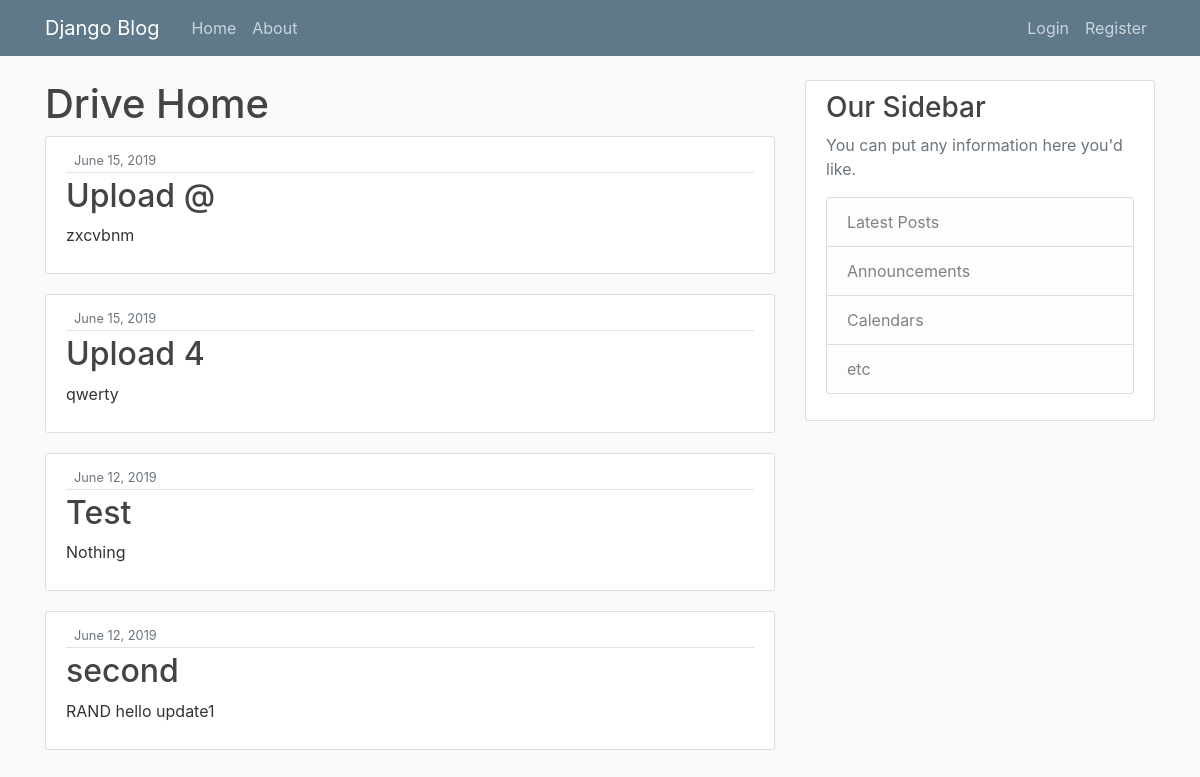
The page / on the database its author committed.
### drive/models.py (models this page shows, shortened)
class Post(models.Model):
    title = models.CharField(max_length = 100)
    content = models.TextField() #needs to be changed
    date_posted = models.DateTimeField(default = timezone.now)

### drive/views.py (the view)
# urls.py: path('', PostListView.as_view(), name = 'drive-home'),
class PostListView(ListView):
    model = Post
    template_name = 'drive/home.html'
    context_object_name = 'posts'
    ordering = ['-date_posted']

### drive/templates/drive/home.html (shortened to what this page needs)
{% extends "drive/base.html" %}
{% block content %}
    <h1>Drive Home</h1>
    {% for post in posts%}
            <article class="media content-section">
              <div class="media-body">
                <div class="article-metadata">
                  <small class="text-muted">{{ post.date_posted|date:"F d, Y" }}</small>
                </div>
                <h2><a class="article-title" href="{% url 'post-detail' post.id %}">{{ post.title }}</a></h2>
                <p class="article-content">{{ post.content }}</p>
              </div>
            </article>
    {% endfor %}
{% endblock content %}

### drive/templates/drive/base.html (shortened to what this page needs)
{% load static %}
<!DOCTYPE html>
<html>
<head>
    <link rel="stylesheet" href="https://stackpath.bootstrapcdn.com/bootstrap/4.3.1/css/bootstrap.min.css">
    <link rel="stylesheet" type="text/css" href="{% static 'drive/main.css' %}">
</head>
<body>
        <header class="site-header">
       <nav class="navbar navbar-expand-md navbar-dark bg-steel fixed-top">
        <div class="container">
          <a class="navbar-brand mr-4" href="{%  url 'drive-home' %}">Django Blog</a>
          <div class="collapse navbar-collapse" id="navbarToggle">
            <div class="navbar-nav mr-auto">
              <a class="nav-item nav-link" href="{% url 'drive-home' %}">Home</a>
              <a class="nav-item nav-link" href="{%  url 'drive-about' %}">About</a>
            </div>
            <div class="navbar-nav">
              {% if user.is_authenticated %}
                <a class="nav-item nav-link" href="{% url 'post-create' %}">New Post</a>
                <a class="nav-item nav-link" href="{% url 'profile' %}">Profile</a>
                <a class="nav-item nav-link" href="{% url 'logout' %}">Logout</a>
              {% else %}
                <a class="nav-item nav-link" href="{% url 'login' %}">Login</a>
                <a class="nav-item nav-link" href="{% url 'register' %}">Register</a>
              {% endif %}
            </div>
          </div>
        </div>
      </nav>
    </header>
        <main role="main" class="container">
      <div class="row">
        <div class="col-md-8">
          {% block content %}{% endblock %}
        </div>
        <div class="col-md-4">
          <div class="content-section">
            <h3>Our Sidebar</h3>
            <p class='text-muted'>You can put any information here you'd like.
              <ul class="list-group">
                <li class="list-group-item list-group-item-light">Latest Posts</li>
                <li class="list-group-item list-group-item-light">Announcements</li>
                <li class="list-group-item list-group-item-light">Calendars</li>
                <li class="list-group-item list-group-item-light">etc</li>
              </ul>
            </p>
          </div>
        </div>
      </div>
    </main>
</body>
</html>

### drive/static/drive/main.css (style rules this page uses)
body { background: #fafafa; color: #333333; margin-top: 5rem; }
h1, h2, h3, h4, h5, h6 { color: #444444; }
ul { margin: 0; }
.bg-steel { background-color: #5f788a; }
.site-header .navbar-nav .nav-link { color: #cbd5db; }
.content-section { background: #ffffff; padding: 10px 20px; border: 1px solid #dddddd; border-radius: 3px; margin-bottom: 20px; }
.article-title { color: #444444; }
.article-content { white-space: pre-line; }
.article-metadata { padding-bottom: 1px; margin-bottom: 4px; border-bottom: 1px solid #e3e3e3 }

### rows shown on the page
Post: date_posted "June 15, 2019", title "Upload @", content "zxcvbnm"
Post: date_posted "June 15, 2019", title "Upload 4", content "qwerty"
Post: date_posted "June 12, 2019", title "Test", content "Nothing"
Post: date_posted "June 12, 2019", title "second", content "RAND hello update1"
